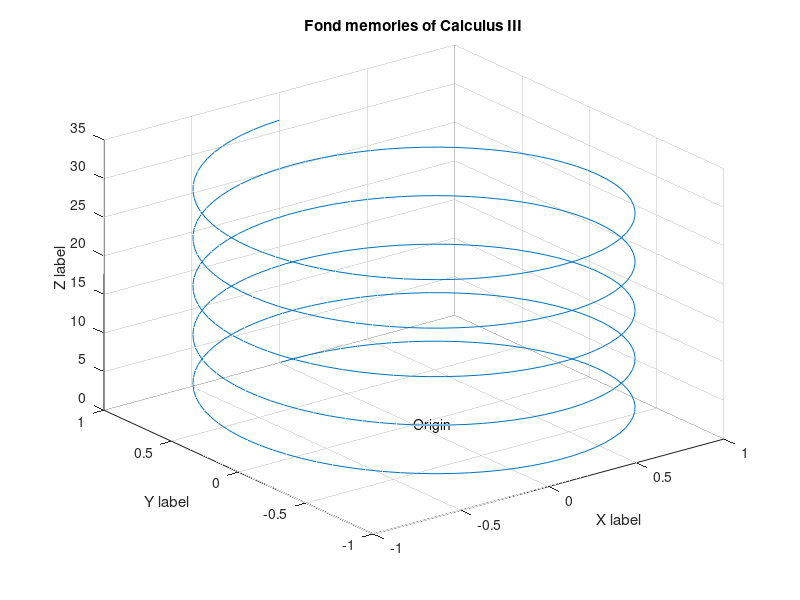

The MATLAB source for this figure:
% Plotting a simple parameterized path in 3D

close all                    % close graphics windows

% t = linspace(0, 10*pi);         % create 100 t-values
t = linspace(0, 10*pi, 400);  % create 400 t-values


plot3( sin(t), cos(t), t ),
   title('Calculus III memories'),
   xlabel('X label'),
   ylabel('Y label'),
   zlabel('Z label'),
   text(0, 0, 0, 'Origin'),
   grid on,
   title('Fond memories of Calculus III')